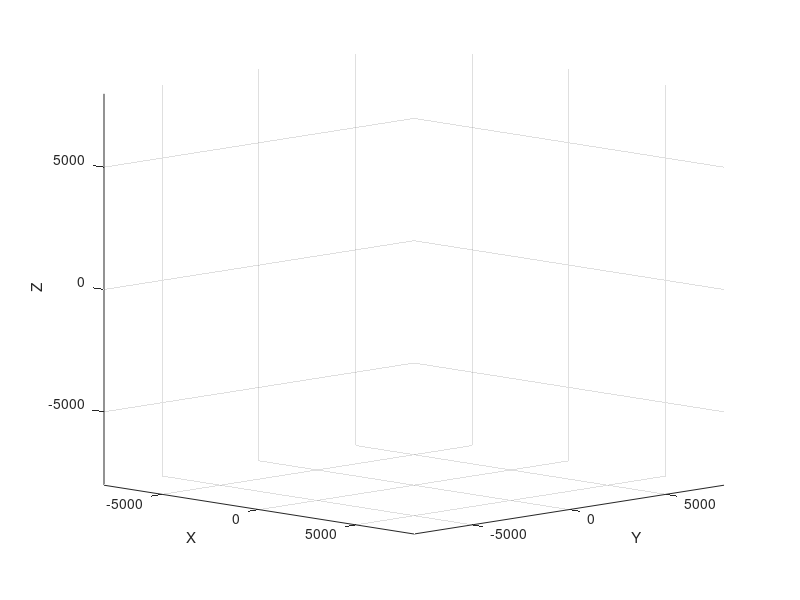

This chart was generated by the following MATLAB code: (Note: this script raises an error after producing the figure.)
clear all;
clc;

% Define the coordinates of the satellites over time
MATS_coords = load("Satellite_positions/MATS.txt"); % [x1, y1, z1] coordinates over time
Starlink_coords = load("Satellite_positions/Starlink_015.txt"); % [x2, y2, z2] coordinates over time

% convert distances to km
MATS_coords = MATS_coords/1000;
Starlink_coords = Starlink_coords/1000;


% Define the binary vector indicating the time steps to display the line of sight
LOS_visibility_data = load("LOS_visibility_data_v1.mat");
line_of_sight_steps = LOS_visibility_data.LOS_visibility_data_v1(:,15); % Binary vector of the same length as the coordinates
LOS_MATS_coords = line_of_sight_steps.*MATS_coords;
LOS_Starlink_coords = line_of_sight_steps.*Starlink_coords;


% Create a figure
figure;
hold on;
grid on;
xlabel('X');
ylabel('Y');
zlabel('Z');

% Set axis limits according to satellite positions
xlim([-8000, 8000])
ylim([-8000, 8000])
zlim([-8000, 8000])
grid on;
view(45, 10);
rotate3d on;

% drawing the earth sphere
earth_sphere('km')



%% Plots
% Initialize plot objects
MATS_plot = plot3(MATS_coords(1,1), MATS_coords(1,2), MATS_coords(1,3), 'o', 'MarkerSize', 5, 'MarkerFaceColor', 'red', 'MarkerEdgeColor', 'red'); % Plot MATS satellite
Starlink_plot = plot3(Starlink_coords(1,1), Starlink_coords(1,2), Starlink_coords(1,3), 'o', 'MarkerSize', 5, 'MarkerFaceColor', 'magenta', 'MarkerEdgeColor', 'magenta'); % Plot Starlink satellite
LineOfSight = plot3([LOS_MATS_coords(1,1), LOS_Starlink_coords(1,1)],...
                    [LOS_MATS_coords(1,2), LOS_Starlink_coords(1,2)],...
                    [LOS_MATS_coords(1,3), LOS_Starlink_coords(1,3)],'Color', 'y', 'LineWidth', 1);% Plot the initial line of sight

% Animate the motion of the satellites
for i = 2:size(MATS_coords, 1)
    % Update satellite positions
    set(MATS_plot, 'XData', MATS_coords(i,1), 'YData', MATS_coords(i,2), 'ZData', MATS_coords(i,3));
    set(Starlink_plot, 'XData', Starlink_coords(i,1), 'YData', Starlink_coords(i,2), 'ZData', Starlink_coords(i,3));

     set(LineOfSight, 'XData', [LOS_MATS_coords(i,1), LOS_Starlink_coords(i,1)],...
                      'YData', [LOS_MATS_coords(i,2), LOS_Starlink_coords(i,2)],...
                      'ZData', [LOS_MATS_coords(i,3), LOS_Starlink_coords(i,3)]);

    drawnow; % Update the plot
    pause(0.05); % Pause to control animation speed
end